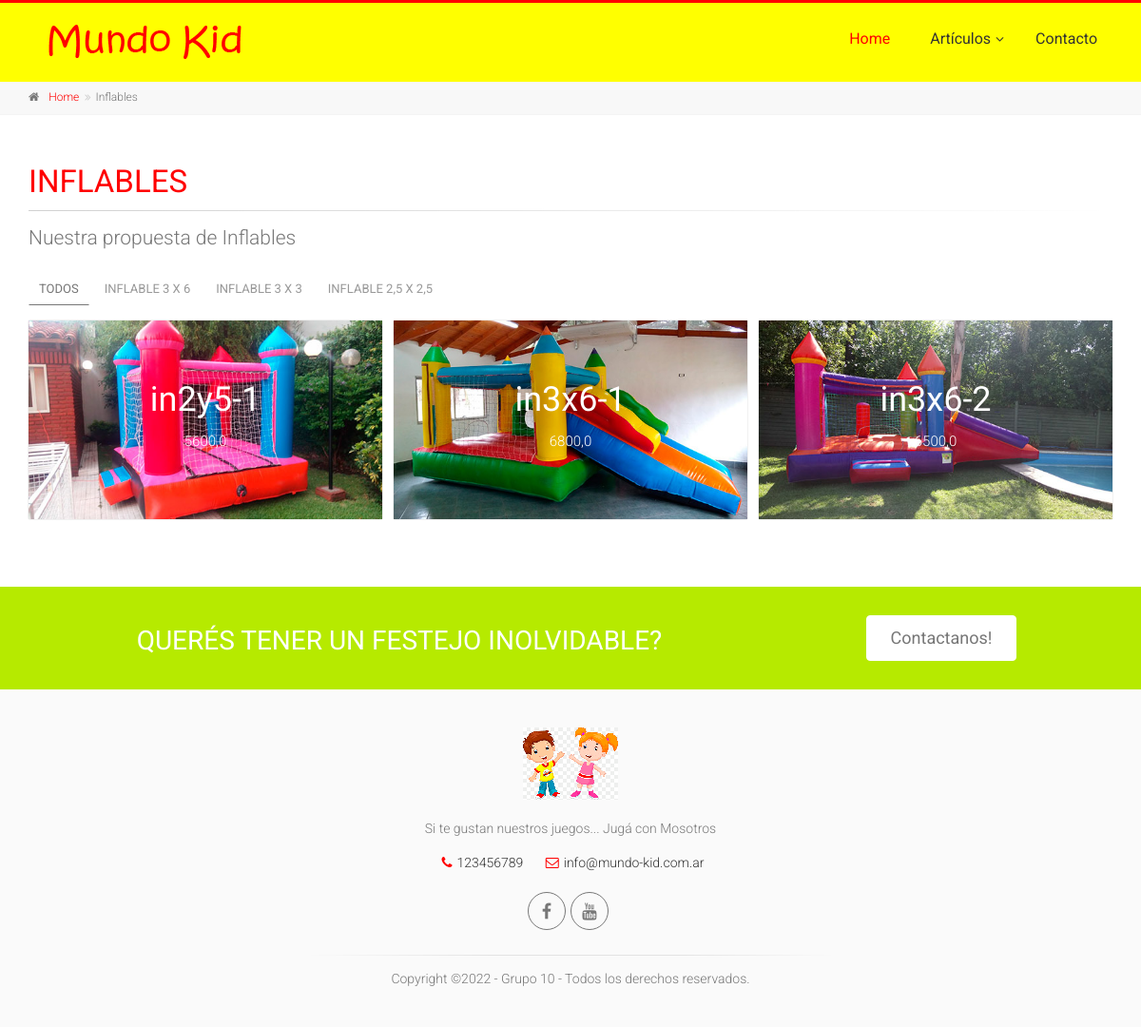
Page /inflables/ on the earlier database version.
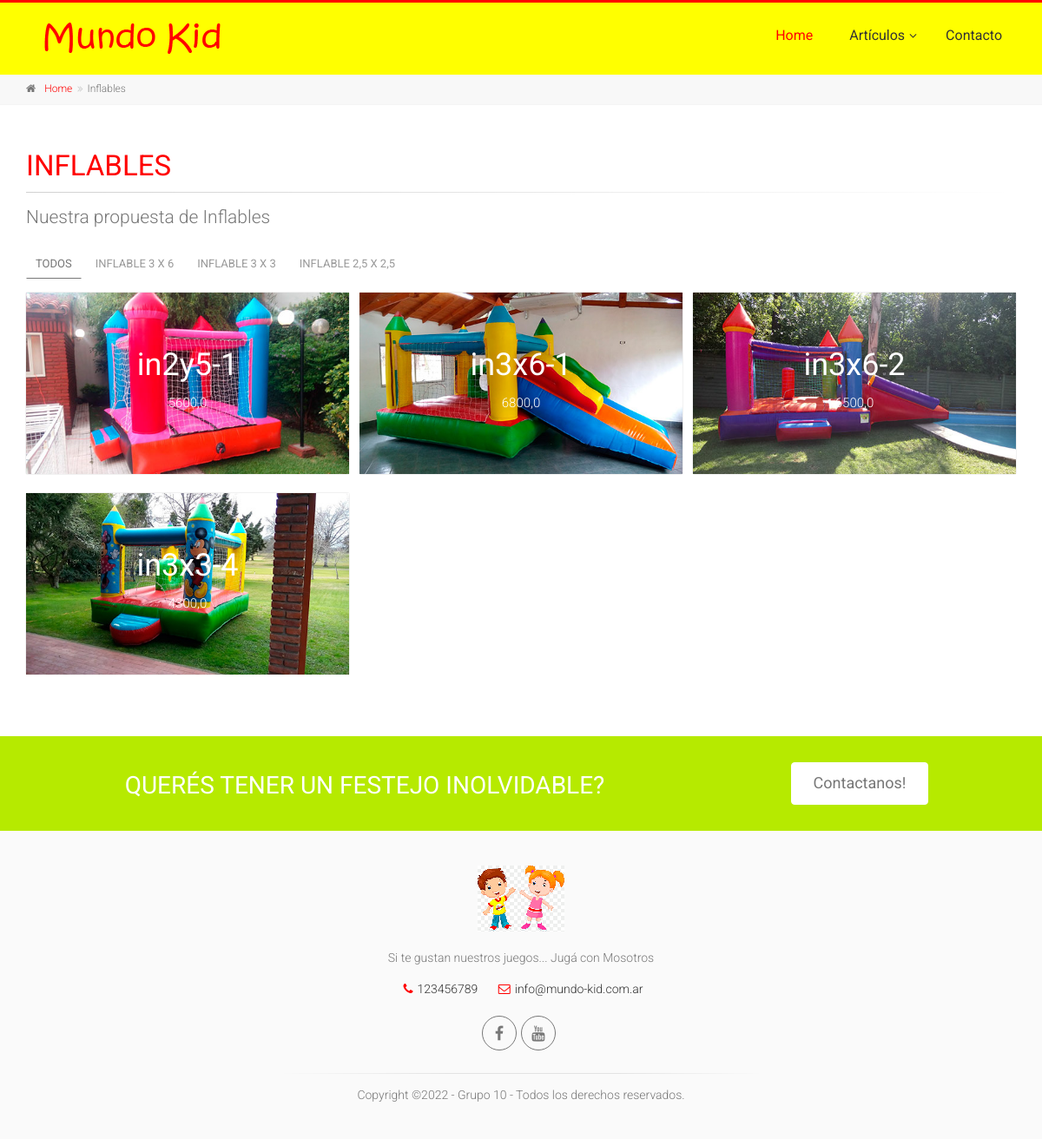
Same page on the later database version.
### Articulos/models.py (models this page shows, shortened)
class Articulo(models.Model):
    id=models.BigIntegerField(primary_key=True,verbose_name="Id_Artículo")
    nombre=models.TextField(max_length=40)
    categoria=models.CharField(max_length=2)
    subcategoria=models.TextField(max_length=10)
    stock=models.IntegerField()
    precio=models.FloatField()
    imagen_url=models.ImageField(upload_to="articulos")
    class Meta:
        verbose_name ="articulo"
        verbose_name_plural="articulos"

### Articulos/views.py (the view)
# urls.py: path('inflables/',Articulos_views.inflables,name="inflables"),
def inflables(request):
    articulos=Articulo.objects.filter(categoria = 'in')
    return render(request,"Articulos/inflables.html",{'articulos':articulos})

### Articulos/templates/Articulos/inflables.html
{% extends 'MundoKid/base.html' %}
{% block content %}
	        <div class="breadcrumb-container">
				<div class="container">
					<ol class="breadcrumb">
						<li><i class="fa fa-home pr-10"></i><a href="index.html">Home</a></li>
						<li class="active">Inflables</li>
					</ol>
				</div>
			</div>
			<section class="main-container">
				<div class="container">
					<div class="row">
						<div class="main col-md-12">
							<h1 class="page-title"><span>Inflables</span></h1>
							<div class="separator-2"></div>
							<p class="lead">Nuestra propuesta de Inflables</p>
							<div class="filters">
								<ul class="nav nav-pills">
									<li class="active"><a href="#" data-filter="*">Todos</a></li>
									<li><a href="#" data-filter=".in3x6">Inflable 3 x 6</a></li>
									<li><a href="#" data-filter=".in3x3">Inflable 3 x 3</a></li>
									<li><a href="#" data-filter=".in2y5">Inflable 2,5 x 2,5</a></li>
                                </ul>
							</div>
							<div class="isotope-container row grid-space-10">
                                 {% for articulo in articulos %}
								<div class="col-md-4 col-sm-6 isotope-item {{articulo.subcategoria}}">
									<div class="image-box txt-box bordered text-center mb-20">
										<div class="overlay-container">
											<img src="{{articulo.imagen_url.url}}" alt="Inflable">
											<div class="text">
												<h3>{{articulo.nombre}}</h3>
												<p>{{articulo.precio}}</p>
											</div>
										</div>
									</div>
								</div>
                                 {% endfor %}
                            </div>
						</div>
					</div>
				</div>
			</section>
{% endblock %}

Differences in the rows shown:
added Articulo: imagen_url (picture), nombre "in3x3-4", precio "4300,0"
